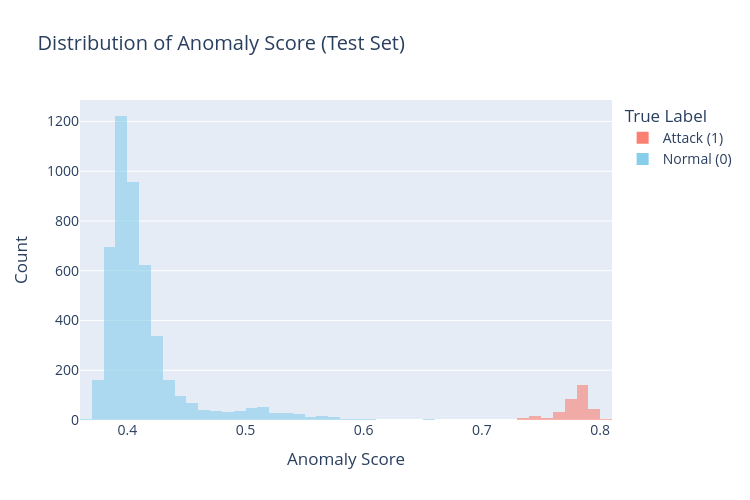

Notebook code for this chart:
### Code cell
import plotly.express as px

# Usar SOLO el conjunto de test
plot_df = df_all[df_all['split'] == 'test'].copy()

plot_df['True Label'] = plot_df['is_attack'].map({
    0: 'Normal (0)',
    1: 'Attack (1)'
})

fig = px.histogram(
    plot_df,
    x='anomaly_score',   # ✅ nombre de columna
    color='True Label',
    nbins=50,
    opacity=0.6,
    barmode='overlay',
    color_discrete_map={
        'Normal (0)': 'skyblue',
        'Attack (1)': 'salmon'
    },
    title='Distribution of Anomaly Score (Test Set)'
)

fig.update_layout(
    xaxis_title='Anomaly Score',
    yaxis_title='Count',
    legend_title='True Label',
    font=dict(size=14),
    width=750,
    height=500
)

fig.show()

### Figure 1 — Plotly figure (JSON) as saved in the notebook; plotly's stock layout.template omitted (floating-point values rounded to 4 significant figures; data arrays with more than 128 entries replaced by an {"elided": "..."} marker saying what was removed)
{"data": [{"bingroup": "x", "hovertemplate": "True Label=Attack (1)<br>anomaly_score=%{x}<br>count=%{y}<extra></extra>", "legendgroup": "Attack (1)", "marker": {"color": "salmon", "opacity": 0.6, "pattern": {"shape": ""}}, "name": "Attack (1)", "nbinsx": 50, "orientation": "v", "showlegend": true, "type": "histogram", "x": {"elided": "346 float values"}, "xaxis": "x", "yaxis": "y"}, {"bingroup": "x", "hovertemplate": "True Label=Normal (0)<br>anomaly_score=%{x}<br>count=%{y}<extra></extra>", "legendgroup": "Normal (0)", "marker": {"color": "skyblue", "opacity": 0.6, "pattern": {"shape": ""}}, "name": "Normal (0)", "nbinsx": 50, "orientation": "v", "showlegend": true, "type": "histogram", "x": {"elided": "4732 float values"}, "xaxis": "x", "yaxis": "y"}], "layout": {"barmode": "overlay", "font": {"size": 14}, "height": 500, "legend": {"title": {"text": "True Label"}, "tracegroupgap": 0}, "title": {"text": "Distribution of Anomaly Score (Test Set)"}, "width": 750, "xaxis": {"anchor": "y", "domain": [0, 1], "title": {"text": "Anomaly Score"}}, "yaxis": {"anchor": "x", "domain": [0, 1], "title": {"text": "Count"}}}}
